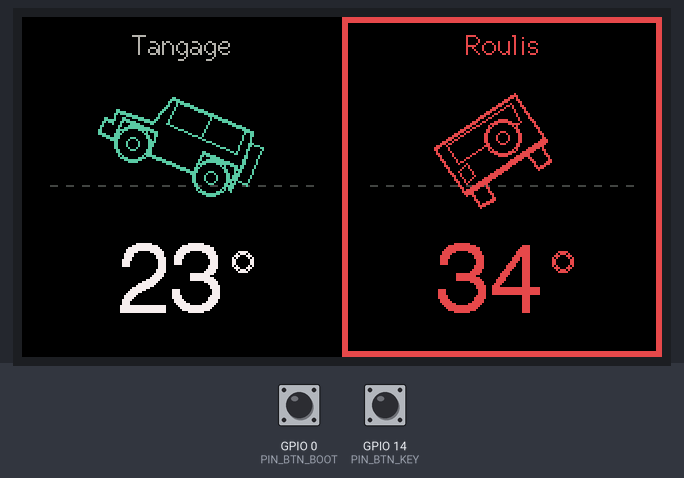
Bench run of a sketch on a simulated ESP32-S3. Parts: 320×170 colour display. The test bench sets the inputs (shaded band); at power-on: GPIO 14 (PIN_BTN_KEY) HIGH, GPIO 0 (PIN_BTN_BOOT) HIGH. What the sketch prints to the serial monitor is not drawn.

Above: at 1.4 s.
1.5 s: GPIO 14 (PIN_BTN_KEY) pulled LOW for 0.2 s
At 2.33 s:
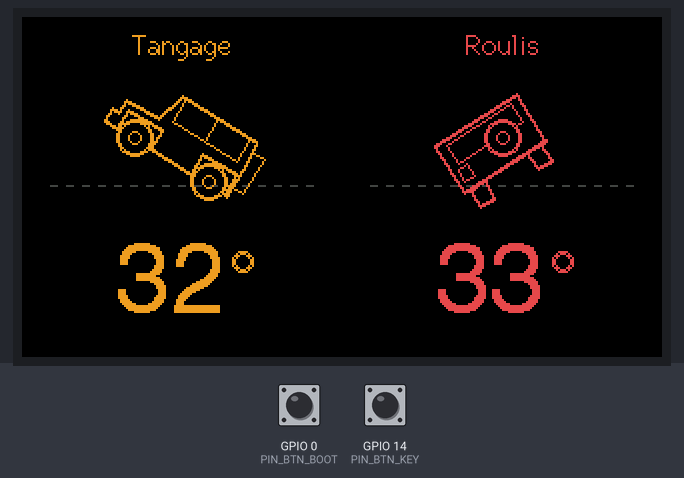
3.3 s: GPIO 14 (PIN_BTN_KEY) pulled LOW for 1 s
At 4.45 s:
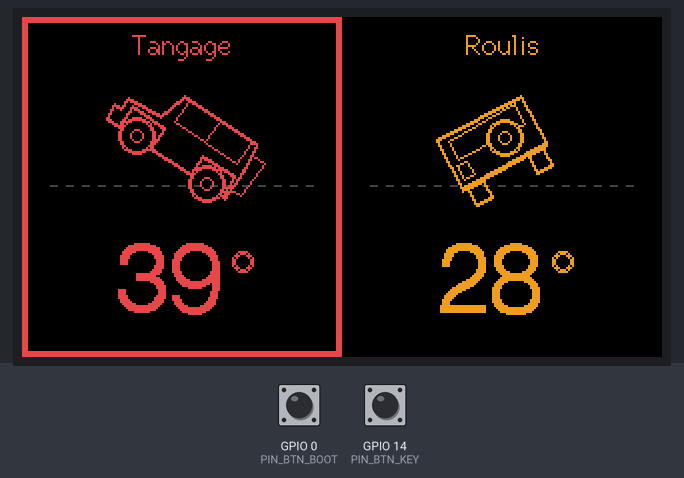
6.7 s: GPIO 0 (PIN_BTN_BOOT) pulled LOW for 0.2 s
At 7.07 s:
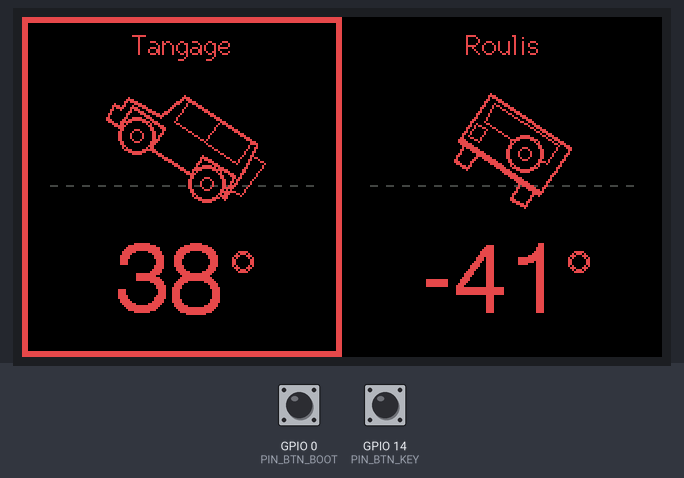
8.4 s: GPIO 0 (PIN_BTN_BOOT) pulled LOW for 1 s
At 9.64 s:
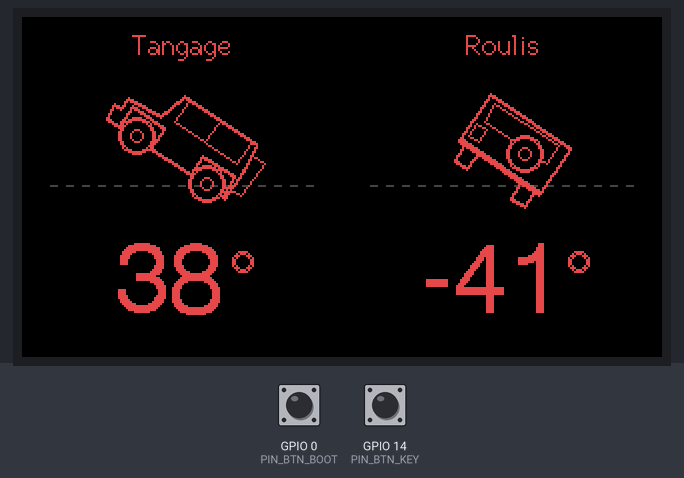
12.4 s: GPIO 0 (PIN_BTN_BOOT) driven LOW and GPIO 14 (PIN_BTN_KEY) driven LOW
At 13.2 s:
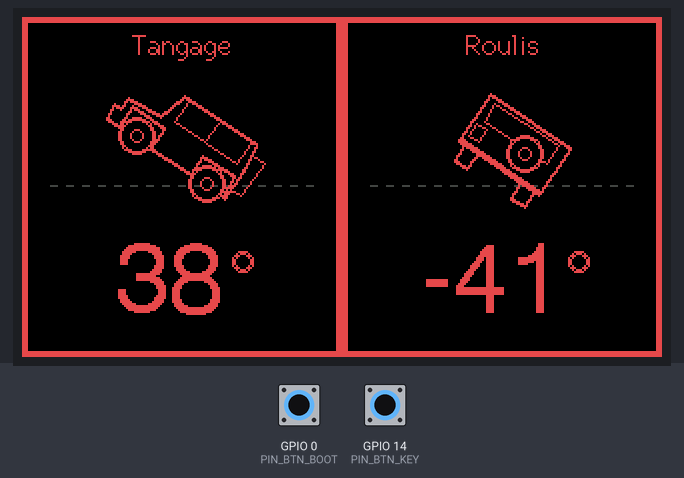
15.4 s: GPIO 0 (PIN_BTN_BOOT) driven HIGH
At 16.1 s:
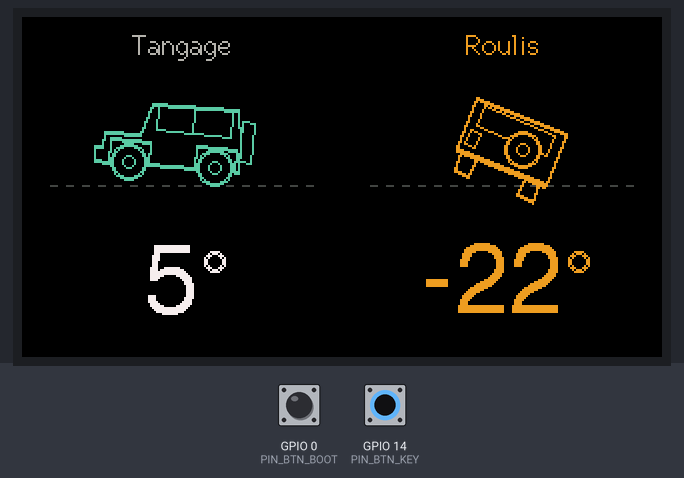
Timing chart, 0 to 18.1 s (numbered marks = the images above; inputs shaded):
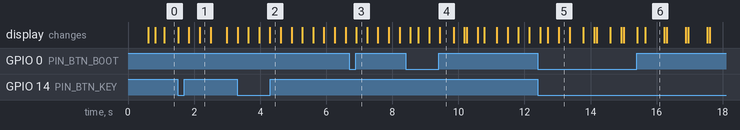

The sketch:

01_ecran_inclinometre.ino
```cpp
/* ============================================================
 * ÉCRAN INCLINOMÈTRE — T-Display-S3 (ESP32-S3, 170x320)
 * Projet : module horloge / inclinomètre Suzuki Samurai SJ413
 * ------------------------------------------------------------
 * Écran séparé verticalement en deux :
 *   - Gauche  : TANGAGE, Samurai vu de profil (roue de secours
 *               à l'arrière)
 *   - Droite  : ROULIS, Samurai vu de dos (roue de secours sur
 *               la porte, pneus rentrés sous la carrosserie)
 *
 * >>> MODE SIMULATION <<<
 * Le MPU-6050 n'est pas encore branché : les angles sont générés
 * par la fonction lireAngles() plus bas. Tout le reste du code
 * est le code définitif. Quand le capteur arrivera, il n'y a QUE
 * cette fonction à remplacer (voir le bloc commenté à l'intérieur).
 *
 * Boutons pendant le test :
 *   KEY  (GPIO14) : met l'animation en pause / la relance
 *   BOOT (GPIO0)  : force un angle extrême pour voir l'alerte
 *
 * PRÉREQUIS : TFT_eSPI configuré avec
 *   #include <User_Setups/Setup206_LilyGo_T_Display_S3.h>
 * ============================================================ */

#include <Arduino.h>
#include <TFT_eSPI.h>

#define PIN_POWER_ON  15
#define PIN_BTN_BOOT   0
#define PIN_BTN_KEY   14

#define LARGEUR_ECRAN  320
#define HAUTEUR_ECRAN  170
#define LARGEUR_PANNEAU (LARGEUR_ECRAN / 2)   // 160

/* ---------- Seuils d'alerte ----------
 * Deux niveaux par axe : "attention" (on approche) puis "critique".
 * Le roulis est plus bas que le tangage : sur un Samurai (empattement
 * très court, voie étroite, centre de gravité haut) c'est le basculement
 * latéral qui est le vrai danger — en montée on perd l'adhérence ou on
 * recule bien avant de basculer.
 *
 * ATTENTION : ces valeurs sont un point de départ VOLONTAIREMENT
 * CONSERVATEUR, pas une limite constructeur. L'angle réel de bascule
 * dépend des pneus, d'un éventuel rehaussement, du chargement et surtout
 * de la galerie de toit — un Samurai réhaussé et chargé sur le toit part
 * nettement plus tôt. Et un angle tenu à l'arrêt ne se tient pas en
 * dynamique : une bosse, un freinage ou un passager qui bouge suffisent.
 * Cet écran est une aide à la lecture du terrain, jamais une autorisation
 * d'aller jusqu'au seuil. Ajustez ces chiffres vers le BAS selon votre
 * véhicule, pas vers le haut. */
const float TANGAGE_ATTENTION = 27.0f;
const float TANGAGE_CRITIQUE  = 35.0f;
const float ROULIS_ATTENTION  = 22.0f;
const float ROULIS_CRITIQUE   = 30.0f;

/* Sens de rotation — si à l'essai dans le véhicule une silhouette
 * penche à l'envers, mettre -1 ici au lieu de 1 (ou l'inverse).
 * C'est le seul réglage à toucher pour corriger un sens. */
#define SENS_TANGAGE   1
#define SENS_ROULIS   -1

TFT_eSPI tft = TFT_eSPI();
TFT_eSprite panneau = TFT_eSprite(&tft);   // un seul sprite réutilisé pour les 2 moitiés

uint16_t COUL_VEHICULE, COUL_ATTENTION, COUL_ALERTE, COUL_TITRE, COUL_VALEUR, COUL_HORIZON;

// Échelle des silhouettes (coordonnées du dessin -> pixels écran)
const float ECHELLE = 0.48f;
const int16_t CY_VEHICULE = 72;    // centre vertical des silhouettes dans le panneau
const int16_t Y_HORIZON   = 84;

/* La silhouette de profil est longue : au-delà de ~34° ses extrémités
 * viendraient mordre sur le titre et sur la valeur. On sature donc
 * l'inclinaison DESSINÉE à cette limite — la valeur numérique affichée,
 * elle, reste toujours l'angle réel. */
const float ANGLE_DESSIN_MAX = 34.0f;

/* ---------- Silhouettes (coordonnées du dessin, centrées sur 0,0) ---------- */

// Profil : capot plat, pare-brise vertical, passages de roue carrés
const int8_t PROFIL_CAISSE[][2] = {
  {-92,6},{-92,-10},{-84,-10},{-84,-24},{-46,-26},{-36,-58},{54,-58},
  {58,-26},{58,6},{54,6},{54,-18},{14,-18},{14,6},{-36,6},{-36,-18},
  {-76,-18},{-76,6}
};
const uint8_t PROFIL_CAISSE_N = 17;

const int8_t PROFIL_SECOURS[][2] = { {58,-46},{71,-46},{71,-4},{58,-4} };
const int8_t PROFIL_VITRES[][2]  = { {-30,-54},{-30,-30},{48,-30},{48,-54} };

// Vue arrière : caisse étroite, pneus sous la carrosserie
const int8_t ARRIERE_CAISSE[][2] = { {-50,4},{-50,-52},{50,-52},{50,4} };
const int8_t ARRIERE_VITRE[][2]  = { {-40,-46},{-40,-24},{40,-24},{40,-46} };
const int8_t ARRIERE_FEU[][2]    = { {-44,-18},{-32,-18},{-32,-3},{-44,-3} };
const int8_t ARRIERE_PNEU_G[][2] = { {-44,6},{-27,6},{-27,26},{-44,26} };
const int8_t ARRIERE_PNEU_D[][2] = { {27,6},{44,6},{44,26},{27,26} };

/* ---------- Outils de rotation / tracé ---------- */

struct Repere { float cosA, sinA, cx, cy; };

Repere faireRepere(float angleDeg, float cx, float cy) {
  Repere r;
  if (angleDeg >  ANGLE_DESSIN_MAX) angleDeg =  ANGLE_DESSIN_MAX;
  if (angleDeg < -ANGLE_DESSIN_MAX) angleDeg = -ANGLE_DESSIN_MAX;
  float a = angleDeg * DEG_TO_RAD;
  r.cosA = cosf(a);
  r.sinA = sinf(a);
  r.cx = cx;
  r.cy = cy;
  return r;
}

void projeter(const Repere &r, float x, float y, int16_t &sx, int16_t &sy) {
  sx = (int16_t)lroundf(r.cx + (x * r.cosA - y * r.sinA) * ECHELLE);
  sy = (int16_t)lroundf(r.cy + (x * r.sinA + y * r.cosA) * ECHELLE);
}

// Trace une polyligne pivotée. epais=true dessine un 2e passage décalé
// pour obtenir un trait de 2 px, bien plus lisible sur 160 px de large.
void polyligne(const int8_t pts[][2], uint8_t n, bool fermee,
               const Repere &r, uint16_t couleur, bool epais) {
  int16_t xd, yd, xp, yp, xc, yc;
  projeter(r, pts[0][0], pts[0][1], xd, yd);
  xp = xd; yp = yd;
  for (uint8_t i = 1; i < n; i++) {
    projeter(r, pts[i][0], pts[i][1], xc, yc);
    panneau.drawLine(xp, yp, xc, yc, couleur);
    if (epais) panneau.drawLine(xp, yp + 1, xc, yc + 1, couleur);
    xp = xc; yp = yc;
  }
  if (fermee) {
    panneau.drawLine(xp, yp, xd, yd, couleur);
    if (epais) panneau.drawLine(xp, yp + 1, xd, yd + 1, couleur);
  }
}

void cerclePivote(const Repere &r, float x, float y, float rayon,
                  uint16_t couleur, bool epais) {
  int16_t sx, sy;
  projeter(r, x, y, sx, sy);
  int16_t rp = (int16_t)lroundf(rayon * ECHELLE);
  panneau.drawCircle(sx, sy, rp, couleur);
  if (epais && rp > 1) panneau.drawCircle(sx, sy, rp - 1, couleur);
}

/* ---------- Dessin des deux panneaux ---------- */

/* 0 = normal, 1 = on approche, 2 = critique */
uint8_t niveauAlerte(float angle, float attention, float critique) {
  float a = fabsf(angle);
  if (a >= critique)  return 2;
  if (a >= attention) return 1;
  return 0;
}

uint16_t couleurNiveau(uint8_t niveau, uint16_t couleurNormale) {
  if (niveau == 2) return COUL_ALERTE;
  if (niveau == 1) return COUL_ATTENTION;
  return couleurNormale;
}

void dessinerFond(const char *titre, uint16_t couleurTitre, uint8_t niveau) {
  panneau.fillSprite(TFT_BLACK);

  // En critique, un cadre rouge clignotant : c'est ce qu'on capte en
  // vision périphérique sans quitter la piste des yeux.
  if (niveau == 2 && ((millis() / 400) % 2 == 0)) {
    panneau.drawRect(0, 0, LARGEUR_PANNEAU, HAUTEUR_ECRAN, COUL_ALERTE);
    panneau.drawRect(1, 1, LARGEUR_PANNEAU - 2, HAUTEUR_ECRAN - 2, COUL_ALERTE);
    panneau.drawRect(2, 2, LARGEUR_PANNEAU - 4, HAUTEUR_ECRAN - 4, COUL_ALERTE);
  }
  panneau.setTextDatum(TC_DATUM);
  panneau.setTextColor(couleurTitre, TFT_BLACK);
  panneau.drawString(titre, LARGEUR_PANNEAU / 2, 6, 2);

  // Horizon fixe en pointillés : c'est le véhicule qui bouge par rapport à lui
  for (int16_t x = 14; x < LARGEUR_PANNEAU - 14; x += 8) {
    panneau.drawFastHLine(x, Y_HORIZON, 4, COUL_HORIZON);
  }
}

void dessinerValeur(float angle, uint16_t couleur) {
  char txt[8];
  snprintf(txt, sizeof(txt), "%d", (int)lroundf(angle));

  panneau.setTextDatum(TC_DATUM);
  panneau.setTextColor(couleur, TFT_BLACK);
  panneau.drawString(txt, LARGEUR_PANNEAU / 2 - 6, 112, 6);

  // Le symbole ° n'existe pas dans la police 6 : on le dessine
  int16_t largeur = panneau.textWidth(txt, 6);
  int16_t xd = LARGEUR_PANNEAU / 2 - 6 + largeur / 2 + 9;
  panneau.drawCircle(xd, 122, 5, couleur);
  panneau.drawCircle(xd, 122, 4, couleur);
}

void dessinerProfil(float tangage) {
  uint8_t niveau = niveauAlerte(tangage, TANGAGE_ATTENTION, TANGAGE_CRITIQUE);
  uint16_t couleur = couleurNiveau(niveau, COUL_VEHICULE);

  dessinerFond("Tangage", couleurNiveau(niveau, COUL_TITRE), niveau);

  Repere r = faireRepere(SENS_TANGAGE * tangage, LARGEUR_PANNEAU / 2.0f, CY_VEHICULE);

  polyligne(PROFIL_CAISSE, PROFIL_CAISSE_N, true, r, couleur, true);
  polyligne(PROFIL_SECOURS, 4, true, r, couleur, false);   // roue de secours vue par la tranche
  polyligne(PROFIL_VITRES, 4, false, r, couleur, false);

  int16_t x1, y1, x2, y2;
  projeter(r, 8, -54, x1, y1);
  projeter(r, 8, -30, x2, y2);
  panneau.drawLine(x1, y1, x2, y2, couleur);               // montant central

  cerclePivote(r, -56, 4, 19, couleur, true);              // roue avant
  cerclePivote(r,  34, 4, 19, couleur, true);              // roue arrière
  cerclePivote(r, -56, 4, 7, couleur, false);
  cerclePivote(r,  34, 4, 7, couleur, false);

  dessinerValeur(tangage, couleurNiveau(niveau, COUL_VALEUR));
  panneau.pushSprite(0, 0);
}

void dessinerArriere(float roulis) {
  uint8_t niveau = niveauAlerte(roulis, ROULIS_ATTENTION, ROULIS_CRITIQUE);
  uint16_t couleur = couleurNiveau(niveau, COUL_VEHICULE);

  dessinerFond("Roulis", couleurNiveau(niveau, COUL_TITRE), niveau);

  Repere r = faireRepere(SENS_ROULIS * roulis, LARGEUR_PANNEAU / 2.0f, CY_VEHICULE);

  polyligne(ARRIERE_CAISSE, 4, true, r, couleur, true);
  polyligne(ARRIERE_VITRE, 4, true, r, couleur, false);
  polyligne(ARRIERE_FEU, 4, true, r, couleur, false);

  int16_t x1, y1, x2, y2;
  projeter(r, -50, 6, x1, y1);
  projeter(r,  50, 6, x2, y2);
  panneau.drawLine(x1, y1, x2, y2, couleur);               // pare-chocs
  panneau.drawLine(x1, y1 + 1, x2, y2 + 1, couleur);

  // Roue de secours : remplie en noir AVANT le contour, pour masquer
  // le tracé de la vitre qu'elle recouvre.
  int16_t xs, ys;
  projeter(r, 14, -20, xs, ys);
  int16_t rs = (int16_t)lroundf(18 * ECHELLE);
  panneau.fillCircle(xs, ys, rs, TFT_BLACK);
  panneau.drawCircle(xs, ys, rs, couleur);
  panneau.drawCircle(xs, ys, rs - 1, couleur);
  panneau.drawCircle(xs, ys, (int16_t)lroundf(7 * ECHELLE), couleur);

  polyligne(ARRIERE_PNEU_G, 4, true, r, couleur, true);    // pneus vus de dos
  polyligne(ARRIERE_PNEU_D, 4, true, r, couleur, true);

  dessinerValeur(roulis, couleurNiveau(niveau, COUL_VALEUR));
  panneau.pushSprite(LARGEUR_PANNEAU, 0);
}

/* ---------- Source des angles ---------- */

bool enPause = false;
float tempsSimule = 0.0f;

void lireAngles(float &tangage, float &roulis) {
  /* ========== À REMPLACER par le MPU-6050 le jour venu ==========
   *   sensors_event_t a, g, temp;
   *   mpu.getEvent(&a, &g, &temp);
   *   tangage = atan2(a.acceleration.x,
   *               sqrt(a.acceleration.y * a.acceleration.y +
   *                    a.acceleration.z * a.acceleration.z)) * 180.0 / PI - offsetTangage;
   *   roulis  = atan2(a.acceleration.y, a.acceleration.z) * 180.0 / PI - offsetRoulis;
   *   return;
   * ============================================================== */

  // Simulation : deux sinusoïdes de périodes différentes, pour voir
  // les deux moitiés bouger indépendamment et franchir le seuil d'alerte.
  tangage = 40.0f * sinf(tempsSimule * 0.6f);
  roulis  = 34.0f * sinf(tempsSimule * 0.41f + 1.2f);

  if (digitalRead(PIN_BTN_BOOT) == LOW) {   // test de l'affichage d'alerte
    tangage = 38.0f;
    roulis  = -41.0f;
  }
}

/* ---------- Boucle principale ---------- */

bool etatBrutKey = HIGH, etatStableKey = HIGH;
uint32_t dernierFrontKey = 0, dernierRendu = 0, dernierTick = 0;

void setup() {
  pinMode(PIN_POWER_ON, OUTPUT);
  digitalWrite(PIN_POWER_ON, HIGH);       // sans ça : écran noir hors USB

  Serial.begin(115200);
  pinMode(PIN_BTN_BOOT, INPUT_PULLUP);
  pinMode(PIN_BTN_KEY, INPUT_PULLUP);

  tft.init();
  tft.setRotation(1);                     // paysage : 320 x 170
  tft.fillScreen(TFT_BLACK);

  COUL_VEHICULE  = tft.color565(93, 202, 165);
  COUL_ATTENTION = tft.color565(239, 159, 39);
  COUL_ALERTE    = tft.color565(226, 75, 74);
  COUL_TITRE    = tft.color565(180, 178, 169);
  COUL_VALEUR   = tft.color565(241, 239, 232);
  COUL_HORIZON  = tft.color565(68, 68, 65);

  panneau.setColorDepth(16);
  if (panneau.createSprite(LARGEUR_PANNEAU, HAUTEUR_ECRAN) == nullptr) {
    tft.setTextColor(TFT_RED, TFT_BLACK);
    tft.drawString("Sprite: memoire insuffisante", 10, 10, 2);
    while (true) delay(1000);
  }

  // Séparation verticale entre les deux moitiés
  tft.drawFastVLine(LARGEUR_PANNEAU - 1, 12, HAUTEUR_ECRAN - 24, COUL_HORIZON);

  Serial.println("Ecran inclinometre - MODE SIMULATION (pas de MPU-6050)");
  Serial.println("KEY = pause/reprise, BOOT maintenu = test alerte");
}

void loop() {
  // Bouton KEY : pause de l'animation, anti-rebond non bloquant
  bool brut = digitalRead(PIN_BTN_KEY);
  if (brut != etatBrutKey) {
    dernierFrontKey = millis();
    etatBrutKey = brut;
  }
  if ((millis() - dernierFrontKey) > 40 && brut != etatStableKey) {
    etatStableKey = brut;
    if (etatStableKey == LOW) {
      enPause = !enPause;
      Serial.println(enPause ? "Pause" : "Reprise");
    }
  }

  // Avance du temps simulé (indépendante de la cadence d'affichage)
  uint32_t maintenant = millis();
  if (!enPause) tempsSimule += (maintenant - dernierTick) / 1000.0f;
  dernierTick = maintenant;

  // Rendu à ~25 images/s
  if (maintenant - dernierRendu >= 40) {
    dernierRendu = maintenant;
    float tangage, roulis;
    lireAngles(tangage, roulis);
    dessinerProfil(tangage);
    dessinerArriere(roulis);
    // La séparation est redessinée car les sprites couvrent toute la largeur
    tft.drawFastVLine(LARGEUR_PANNEAU - 1, 12, HAUTEUR_ECRAN - 24, COUL_HORIZON);
  }
}
```

Measured:
- after the input at 3.3 s, the display: first differs from a run without the input after 0.34 s (image 2 shows a later state)
- after the input at 6.7 s, the display: changes after 0.21 s (image 3)
- after the input at 12.4 s, the display: first differs from a run without the input after 0.31 s (image 5 shows a later state)
- after the input at 15.4 s, the display: first differs from a run without the input after 0.25 s (image 6)
- what the display in image 4 shows lasts 0.5 s, from 9.4 s to 9.9 s
- what the display in image 6 shows lasts 0.5 s, from 15.7 s to 16.2 s
